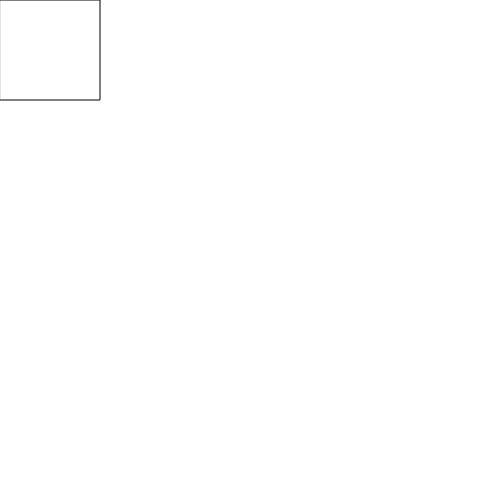
Frame 1 (no input)
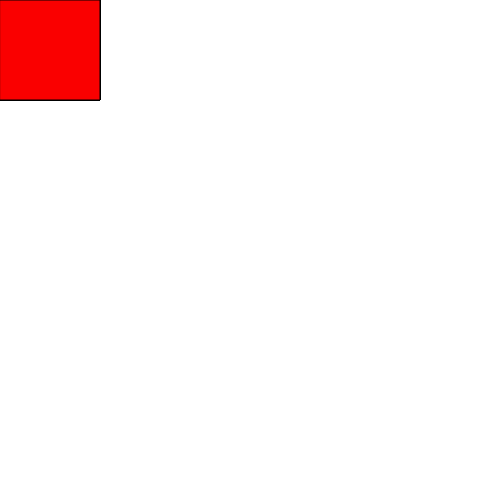
Frame 60 (no input)
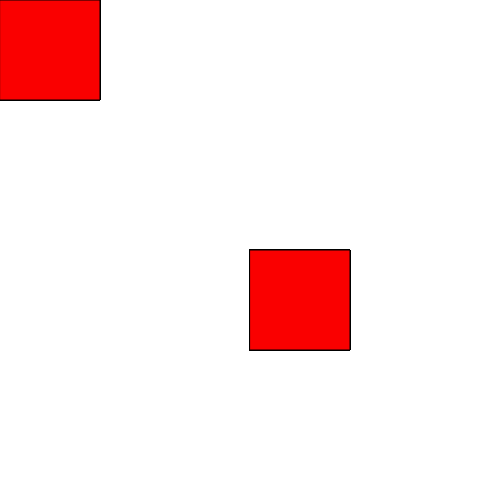
Frame 120 (the mouse pressed at the canvas centre since frame 60)

The p5.js sketch that drew these frames (run headless with seeded random() and noise() and a simulated clock; from frame 60 on, the mouse is pressed at the canvas centre):

// p5.js sketch
// ── sketch.js
function setup() {
  // put setup code here
  createCanvas(500, 500);
}

function draw() {
  // put drawing code here

  rect(mouseX, mouseY, 100, 100) ;
  fill(250, 0, 0);
}
